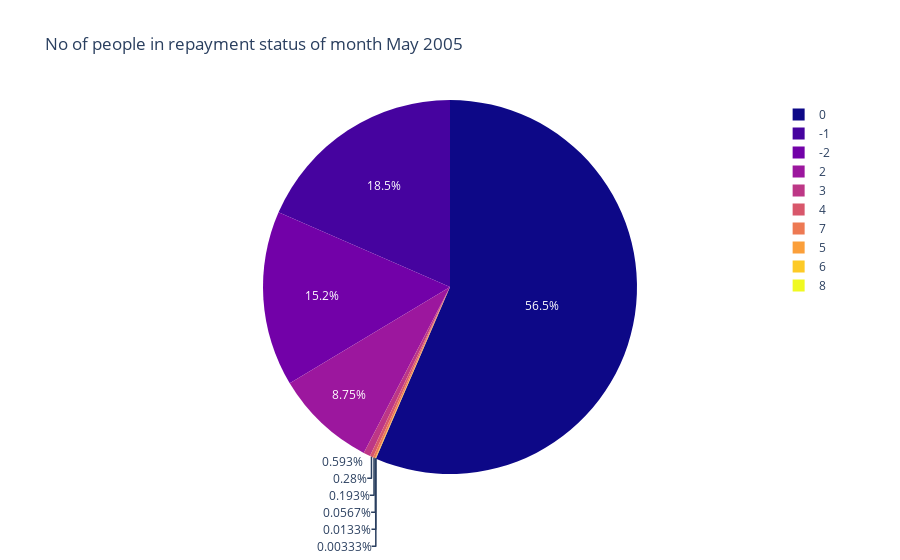

Write notebook code for a chart like this one.
### Code cell
df5 = pf['History of past payment. The repayment status in May, 2005*'].value_counts().reset_index()
df5.columns = ['History of past payment. The repayment status in May, 2005*', 'No of people']

fig7 = pe.pie(df5, values = 'No of people', names = 'History of past payment. The repayment status in May, 2005*',color_discrete_sequence =  pe.colors.sequential.Plasma,
             title = 'No of people in repayment status of month May 2005')
fig7.show()

### Figure 1 — Plotly figure (JSON) as saved in the notebook; plotly's stock layout.template omitted (floating-point values rounded to 4 significant figures)
{"data": [{"domain": {"x": [0, 1], "y": [0, 1]}, "hovertemplate": "History of past payment. The repayment status in May, 2005*=%{label}<br>No of people=%{value}<extra></extra>", "labels": [0, -1, -2, 2, 3, 4, 7, 5, 6, 8], "legendgroup": "", "name": "", "showlegend": true, "type": "pie", "values": [16947, 5539, 4546, 2626, 178, 84, 58, 17, 4, 1]}], "layout": {"legend": {"tracegroupgap": 0}, "piecolorway": ["#0d0887", "#46039f", "#7201a8", "#9c179e", "#bd3786", "#d8576b", "#ed7953", "#fb9f3a", "#fdca26", "#f0f921"], "title": {"text": "No of people in repayment status of month May 2005"}}}
